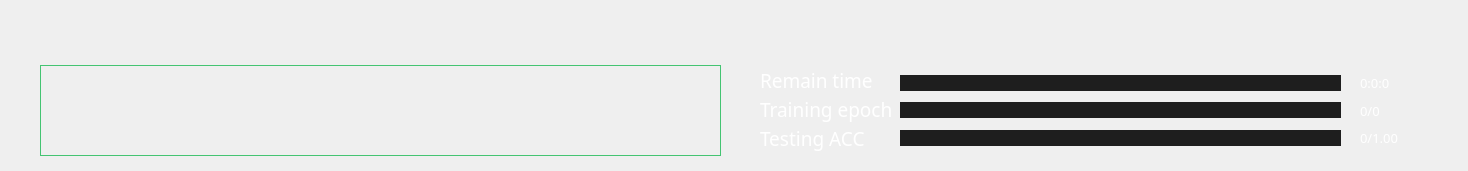
          <widget class="QWidget" name="scrollAreaWidgetContents_4">
           <property name="geometry">
            <rect>
             <x>0</x>
             <y>0</y>
             <width>1468</width>
             <height>171</height>
            </rect>
           </property>
           <layout class="QHBoxLayout" name="horizontalLayout_9">
            <property name="spacing">
             <number>0</number>
            </property>
            <property name="leftMargin">
             <number>0</number>
            </property>
            <property name="topMargin">
             <number>0</number>
            </property>
            <property name="rightMargin">
             <number>0</number>
            </property>
            <property name="bottomMargin">
             <number>0</number>
            </property>
            <item>
             <widget class="QWidget" name="widget_10" native="true">
              <property name="minimumSize">
               <size>
                <width>1468</width>
                <height>171</height>
               </size>
              </property>
              <property name="styleSheet">
               <string notr="true">border-image: url(:/ui_img/train_info.png);</string>
              </property>
              <layout class="QHBoxLayout" name="horizontalLayout_10">
               <property name="spacing">
                <number>0</number>
               </property>
               <property name="leftMargin">
                <number>0</number>
               </property>
               <property name="topMargin">
                <number>0</number>
               </property>
               <property name="rightMargin">
                <number>0</number>
               </property>
               <property name="bottomMargin">
                <number>0</number>
               </property>
               <item>
                <widget class="QWidget" name="widget_6" native="true">
                 <property name="styleSheet">
                  <string notr="true">border-image: url(:/ui_img/train.png);
background-color: rgba(255, 255, 255, 0);</string>
                 </property>
                 <widget class="QTextEdit" name="textEdit_info">
                  <property name="enabled">
                   <bool>false</bool>
                  </property>
                  <property name="geometry">
                   <rect>
                    <x>40</x>
                    <y>65</y>
                    <width>681</width>
                    <height>91</height>
                   </rect>
                  </property>
                  <property name="font">
                   <font>
                    <family>Dubai</family>
                    <pointsize>12</pointsize>
                   </font>
                  </property>
                  <property name="styleSheet">
                   <string notr="true">border: 1px solid rgb(68,196,114);
color: rgb(255,255,255);</string>
                  </property>
                  <property name="html">
                   <string>&lt;!DOCTYPE HTML PUBLIC &quot;-//W3C//DTD HTML 4.0//EN&quot; &quot;http://www.w3.org/TR/REC-html40/strict.dtd&quot;&gt;
&lt;html&gt;&lt;head&gt;&lt;meta name=&quot;qrichtext&quot; content=&quot;1&quot; /&gt;&lt;style type=&quot;text/css&quot;&gt;
p, li { white-space: pre-wrap; }
&lt;/style&gt;&lt;/head&gt;&lt;body style=&quot; font-family:'Dubai'; font-size:12pt; font-weight:400; font-style:normal;&quot;&gt;
&lt;p style=&quot;-qt-paragraph-type:empty; margin-top:0px; margin-bottom:0px; margin-left:0px; margin-right:0px; -qt-block-indent:0; text-indent:0px;&quot;&gt;&lt;br /&gt;&lt;/p&gt;&lt;/body&gt;&lt;/html&gt;</string>
                  </property>
                 </widget>
                 <widget class="QLabel" name="label_11">
                  <property name="geometry">
                   <rect>
                    <x>760</x>
                    <y>55</y>
                    <width>211</width>
                    <height>51</height>
                   </rect>
                  </property>
                  <property name="font">
                   <font>
                    <family>Dubai</family>
                    <pointsize>14</pointsize>
                    <weight>50</weight>
                    <bold>false</bold>
                   </font>
                  </property>
                  <property name="styleSheet">
                   <string notr="true">color: rgb(255,255,255);</string>
                  </property>
                  <property name="text">
                   <string>Remain time</string>
                  </property>
                 </widget>
                 <widget class="QLabel" name="label_12">
                  <property name="geometry">
                   <rect>
                    <x>760</x>
                    <y>84</y>
                    <width>191</width>
                    <height>51</height>
                   </rect>
                  </property>
                  <property name="font">
                   <font>
                    <family>Dubai</family>
                    <pointsize>14</pointsize>
                    <weight>50</weight>
                    <bold>false</bold>
                   </font>
                  </property>
                  <property name="styleSheet">
                   <string notr="true">color: rgb(255,255,255);</string>
                  </property>
                  <property name="text">
                   <string>Training epoch</string>
                  </property>
                 </widget>
                 <widget class="QLabel" name="label_13">
                  <property name="geometry">
                   <rect>
                    <x>760</x>
                    <y>113</y>
                    <width>181</width>
                    <height>51</height>
                   </rect>
                  </property>
                  <property name="font">
                   <font>
                    <family>Dubai</family>
                    <pointsize>14</pointsize>
                    <weight>50</weight>
                    <bold>false</bold>
                   </font>
                  </property>
                  <property name="styleSheet">
                   <string notr="true">color: rgb(255,255,255);</string>
                  </property>
                  <property name="text">
                   <string>Testing ACC</string>
                  </property>
                 </widget>
                 <widget class="QLabel" name="label_epoch">
                  <property name="geometry">
                   <rect>
                    <x>1360</x>
                    <y>85</y>
                    <width>191</width>
                    <height>51</height>
                   </rect>
                  </property>
                  <property name="font">
                   <font>
                    <family>Dubai</family>
                    <pointsize>10</pointsize>
                    <weight>50</weight>
                    <bold>false</bold>
                   </font>
                  </property>
                  <property name="styleSheet">
                   <string notr="true">color: rgb(255,255,255);</string>
                  </property>
                  <property name="text">
                   <string>0/0</string>
                  </property>
                 </widget>
                 <widget class="QLabel" name="label_time">
                  <property name="geometry">
                   <rect>
                    <x>1360</x>
                    <y>57</y>
                    <width>211</width>
                    <height>51</height>
                   </rect>
                  </property>
                  <property name="font">
                   <font>
                    <family>Dubai</family>
                    <pointsize>10</pointsize>
                    <weight>50</weight>
                    <bold>false</bold>
                   </font>
                  </property>
                  <property name="styleSheet">
                   <string notr="true">color: rgb(255,255,255);</string>
                  </property>
                  <property name="text">
                   <string>0:0:0</string>
                  </property>
                 </widget>
                 <widget class="QLabel" name="label_AUC">
                  <property name="geometry">
                   <rect>
                    <x>1360</x>
                    <y>112</y>
                    <width>181</width>
                    <height>51</height>
                   </rect>
                  </property>
                  <property name="font">
                   <font>
                    <family>Dubai</family>
                    <pointsize>10</pointsize>
                    <weight>50</weight>
                    <bold>false</bold>
                   </font>
                  </property>
                  <property name="styleSheet">
                   <string notr="true">border-image: url(:/ui_img/trans.jpg);
color: rgb(255,255,255);
background-color: rgba(255, 255, 255, 0);</string>
                  </property>
                  <property name="text">
                   <string>0/1.00</string>
                  </property>
                 </widget>
                 <widget class="QLabel" name="label_4">
                  <property name="geometry">
                   <rect>
                    <x>900</x>
                    <y>75</y>
                    <width>441</width>
                    <height>16</height>
                   </rect>
                  </property>
                  <property name="styleSheet">
                   <string notr="true">background-color: rgb(30, 30, 30);</string>
                  </property>
                  <property name="text">
                   <string/>
                  </property>
                 </widget>
                 <widget class="QLabel" name="progressBar_time">
                  <property name="geometry">
                   <rect>
                    <x>900</x>
                    <y>75</y>
                    <width>0</width>
                    <height>16</height>
                   </rect>
                  </property>
                  <property name="styleSheet">
                   <string notr="true"> background-color: rgb(255,255,255)</string>
                  </property>
                  <property name="text">
                   <string/>
                  </property>
                 </widget>
                 <widget class="QLabel" name="label_5">
                  <property name="geometry">
                   <rect>
                    <x>900</x>
                    <y>102</y>
                    <width>441</width>
                    <height>16</height>
                   </rect>
                  </property>
                  <property name="styleSheet">
                   <string notr="true">background-color: rgb(30, 30, 30);</string>
                  </property>
                  <property name="text">
                   <string/>
                  </property>
                 </widget>
                 <widget class="QLabel" name="label_6">
                  <property name="geometry">
                   <rect>
                    <x>900</x>
                    <y>130</y>
                    <width>441</width>
                    <height>16</height>
                   </rect>
                  </property>
                  <property name="styleSheet">
                   <string notr="true">background-color: rgb(30, 30, 30);</string>
                  </property>
                  <property name="text">
                   <string/>
                  </property>
                 </widget>
                 <widget class="QLabel" name="progressBar_epoch">
                  <property name="geometry">
                   <rect>
                    <x>900</x>
                    <y>102</y>
                    <width>0</width>
                    <height>16</height>
                   </rect>
                  </property>
                  <property name="styleSheet">
                   <string notr="true"> background-color: rgb(255,255,255)</string>
                  </property>
                  <property name="text">
                   <string/>
                  </property>
                 </widget>
                 <widget class="QLabel" name="progressBar_AUC">
                  <property name="geometry">
                   <rect>
                    <x>900</x>
                    <y>130</y>
                    <width>0</width>
                    <height>16</height>
                   </rect>
                  </property>
                  <property name="styleSheet">
                   <string notr="true"> background-color: rgb(255,255,255)</string>
                  </property>
                  <property name="text">
                   <string/>
                  </property>
                 </widget>
                 <widget class="QLabel" name="label_info_3">
                  <property name="geometry">
                   <rect>
                    <x>40</x>
                    <y>120</y>
                    <width>681</width>
                    <height>31</height>
                   </rect>
                  </property>
                  <property name="font">
                   <font>
                    <family>Dubai</family>
                    <pointsize>12</pointsize>
                   </font>
                  </property>
                  <property name="styleSheet">
                   <string notr="true">border: 1px solid rgba(68,196,114,0);
color: rgb(255,255,255);
</string>
                  </property>
                  <property name="text">
                   <string>&lt;html&gt;&lt;head/&gt;&lt;body&gt;&lt;p&gt;&lt;br/&gt;&lt;/p&gt;&lt;/body&gt;&lt;/html&gt;</string>
                  </property>
                 </widget>
                 <widget class="QLabel" name="label_info_1">
                  <property name="geometry">
                   <rect>
                    <x>40</x>
                    <y>70</y>
                    <width>681</width>
                    <height>31</height>
                   </rect>
                  </property>
                  <property name="font">
                   <font>
                    <family>Dubai</family>
                    <pointsize>12</pointsize>
                   </font>
                  </property>
                  <property name="styleSheet">
                   <string notr="true">border: 1px solid rgba(68,196,114,0);
color: rgb(255,255,255);
</string>
                  </property>
                  <property name="text">
                   <string>&lt;html&gt;&lt;head/&gt;&lt;body&gt;&lt;p&gt;&lt;br/&gt;&lt;/p&gt;&lt;/body&gt;&lt;/html&gt;</string>
                  </property>
                 </widget>
                 <widget class="QLabel" name="label_info_2">
                  <property name="geometry">
                   <rect>
                    <x>40</x>
                    <y>95</y>
                    <width>681</width>
                    <height>31</height>
                   </rect>
                  </property>
                  <property name="font">
                   <font>
                    <family>Dubai</family>
                    <pointsize>12</pointsize>
                   </font>
                  </property>
                  <property name="styleSheet">
                   <string notr="true">border: 1px solid rgba(68,114,196,0);
color: rgb(255,255,255);
</string>
                  </property>
                  <property name="text">
                   <string>&lt;html&gt;&lt;head/&gt;&lt;body&gt;&lt;p&gt;&lt;br/&gt;&lt;/p&gt;&lt;/body&gt;&lt;/html&gt;</string>
                  </property>
                 </widget>
                </widget>
               </item>
              </layout>
             </widget>
            </item>
           </layout>
          </widget>
